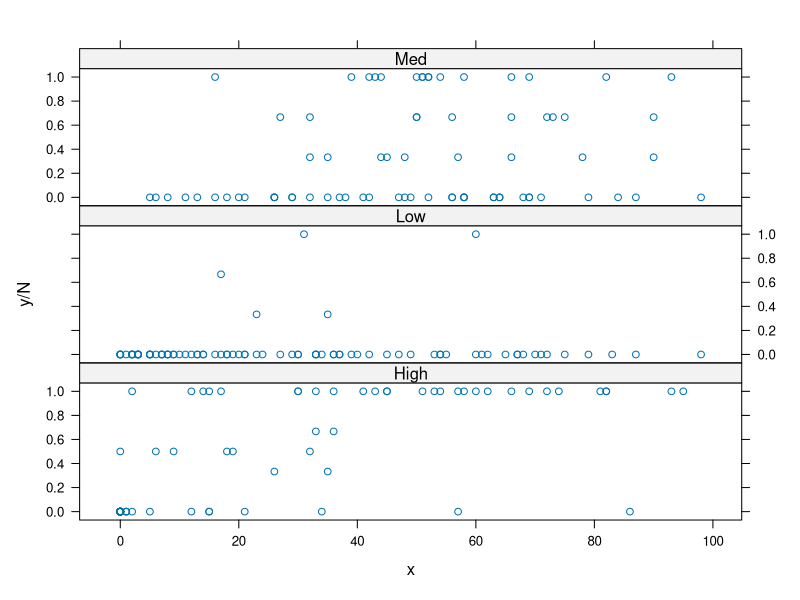
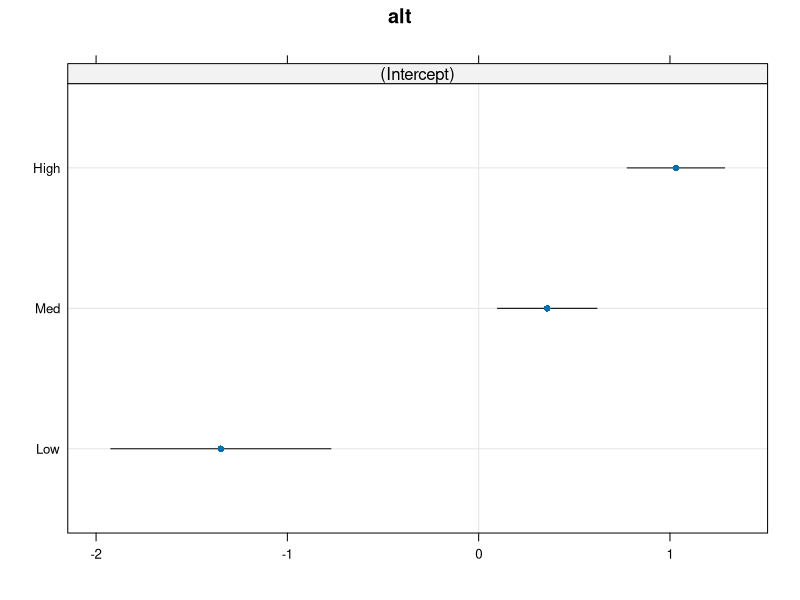

Reproduce these figures in R, in order. (Note: this script raises an error after producing the figures.)
## ---- chunk 1
knitr::opts_chunk$set(dev = 'pdf')
#options(width = 40)
par(mar=c(3,3,2,1), mgp=c(2,.7,0), tck=-.01,las=1)
# setwd("~/GitHub/ecots/slides/day_1")
# pkgs = c('R2jags','rjags', 'lubridate', 'tidyverse','forecast', 'rstan')
# lapply(pkgs, library, character.only = TRUE)
library(lme4)
library(lattice)
## ---- chunk 2
swt = read.csv('../data/swt.csv')
head(swt)
## ---- chunk 3
sum_fun = function(x) {
  s = ifelse(is.na(x[1]),0,x[1]) + ifelse(is.na(x[2]),0,x[2]) + ifelse(is.na(x[3]),0,x[3])
  N = ifelse(is.na(x[1]),0,1) + ifelse(is.na(x[2]),0,1) + ifelse(is.na(x[3]),0,1)
  return(c(s,N))
}
y = apply(swt[,1:3],1,sum_fun)[1,]
N = apply(swt[,1:3],1,sum_fun)[2,]
x = swt$forest
## ---- chunk 4
summary(glm(cbind(y, N) ~ x, family = binomial(link = logit)))
## ---- chunk 5
xyplot(y/N ~ x|alt, swt, type='p',
       layout=c(1,3), index.cond = function(x,y)max(y))
## ---- chunk 6
glmm_1 = glmer(cbind(y, N) ~ x + (1 | alt),
              family = binomial, data = swt)
summary(glmm_1)
## ---- chunk 7
library(lattice)
dotplot(ranef(glmm_1))
## ---- chunk 8
p_est = predict(glmm_1, type = 'response')
plot(x, y/N, col = swt$alt, las = 1)
points(x, p_est, col = swt$alt, pch = 19)
legend('topleft', c('high', 'low', 'medium'), pch = 19, col=1:3)
## ---- chunk 9
glmm_2 = glmer(cbind(y, N) ~ x + (x | alt),
              family = binomial, data = swt)
summary(glmm_2)
## ---- chunk 10
dotplot(ranef(glmm_2))
## ---- chunk 11
anova(glmm_1, glmm_2)
## ---- chunk 12
horseshoe = read.csv('../data/horseshoe.csv')
xyplot(satell ~ weight|as.factor(color), horseshoe, 
       type='p',layout=c(1,4))
## ---- chunk 13
summary(glm(satell ~ weight, data = horseshoe,family = poisson(link = log)))
## ---- chunk 14
glmm_3 = glmer(satell ~ weight + (1 | color),
              family = poisson, data = horseshoe)
summary(glmm_3)
## ---- chunk 15
horseshoe$obs <- 1:nrow(horseshoe)
glmm_4 = glmer(satell ~ weight + (1 | obs),
              family = poisson, data = horseshoe,
              control = glmerControl(optimizer = "Nelder_Mead"))
summary(glmm_4)
## ---- chunk 16
anova(glmm_3, glmm_4)
